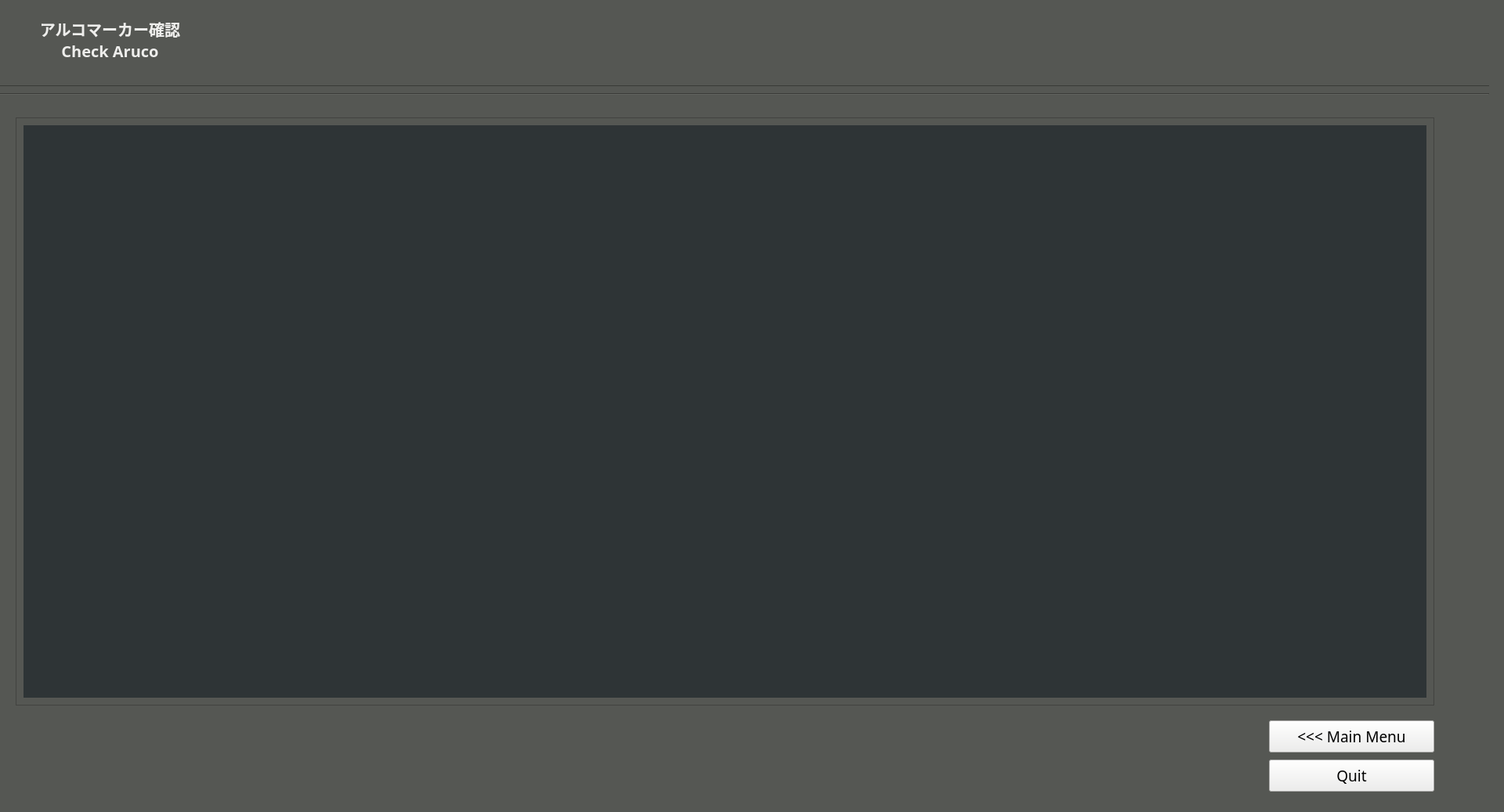
<?xml version="1.0" encoding="UTF-8"?>
<ui version="4.0">
 <class>checkarucoWindow</class>
 <widget class="QMainWindow" name="checkarucoWindow">
  <property name="enabled">
   <bool>true</bool>
  </property>
  <property name="geometry">
   <rect>
    <x>0</x>
    <y>0</y>
    <width>1920</width>
    <height>1037</height>
   </rect>
  </property>
  <property name="windowTitle">
   <string>MainWindow</string>
  </property>
  <property name="styleSheet">
   <string notr="true">background-color: rgb(85, 87, 83);</string>
  </property>
  <widget class="QWidget" name="checkcharucoWidget">
   <property name="enabled">
    <bool>true</bool>
   </property>
   <widget class="Line" name="line_1">
    <property name="geometry">
     <rect>
      <x>0</x>
      <y>100</y>
      <width>1901</width>
      <height>20</height>
     </rect>
    </property>
    <property name="orientation">
     <enum>Qt::Horizontal</enum>
    </property>
   </widget>
   <widget class="Line" name="line_2">
    <property name="geometry">
     <rect>
      <x>0</x>
      <y>110</y>
      <width>1901</width>
      <height>20</height>
     </rect>
    </property>
    <property name="orientation">
     <enum>Qt::Horizontal</enum>
    </property>
   </widget>
   <widget class="QLabel" name="label_2">
    <property name="geometry">
     <rect>
      <x>20</x>
      <y>10</y>
      <width>241</width>
      <height>81</height>
     </rect>
    </property>
    <property name="font">
     <font>
      <family>Ubuntu Mono</family>
      <pointsize>15</pointsize>
      <weight>75</weight>
      <bold>true</bold>
     </font>
    </property>
    <property name="styleSheet">
     <string notr="true">color: rgb(238, 238, 236);</string>
    </property>
    <property name="text">
     <string>アルコマーカー確認
Check Aruco</string>
    </property>
    <property name="alignment">
     <set>Qt::AlignCenter</set>
    </property>
   </widget>
   <widget class="QFrame" name="frame">
    <property name="geometry">
     <rect>
      <x>20</x>
      <y>150</y>
      <width>1811</width>
      <height>751</height>
     </rect>
    </property>
    <property name="frameShape">
     <enum>QFrame::StyledPanel</enum>
    </property>
    <property name="frameShadow">
     <enum>QFrame::Raised</enum>
    </property>
    <widget class="QLabel" name="cameraFrame">
     <property name="geometry">
      <rect>
       <x>10</x>
       <y>10</y>
       <width>1791</width>
       <height>731</height>
      </rect>
     </property>
     <property name="styleSheet">
      <string notr="true">background-color: rgb(46, 52, 54);</string>
     </property>
     <property name="text">
      <string/>
     </property>
     <property name="alignment">
      <set>Qt::AlignCenter</set>
     </property>
    </widget>
   </widget>
   <widget class="QPushButton" name="mainmenubutton">
    <property name="geometry">
     <rect>
      <x>1620</x>
      <y>920</y>
      <width>211</width>
      <height>41</height>
     </rect>
    </property>
    <property name="font">
     <font>
      <family>Ubuntu Mono</family>
      <pointsize>14</pointsize>
     </font>
    </property>
    <property name="styleSheet">
     <string notr="true">background-color: rgb(238, 238, 236);</string>
    </property>
    <property name="text">
     <string>&lt;&lt;&lt; Main Menu</string>
    </property>
   </widget>
   <widget class="QPushButton" name="quitbutton">
    <property name="geometry">
     <rect>
      <x>1620</x>
      <y>970</y>
      <width>211</width>
      <height>41</height>
     </rect>
    </property>
    <property name="font">
     <font>
      <family>Ubuntu Mono</family>
      <pointsize>14</pointsize>
     </font>
    </property>
    <property name="styleSheet">
     <string notr="true">background-color: rgb(238, 238, 236);</string>
    </property>
    <property name="text">
     <string>Quit</string>
    </property>
   </widget>
  </widget>
  <widget class="QMenuBar" name="menubar">
   <property name="geometry">
    <rect>
     <x>0</x>
     <y>0</y>
     <width>1920</width>
     <height>22</height>
    </rect>
   </property>
  </widget>
  <widget class="QStatusBar" name="statusbar"/>
 </widget>
 <resources/>
 <connections/>
</ui>
